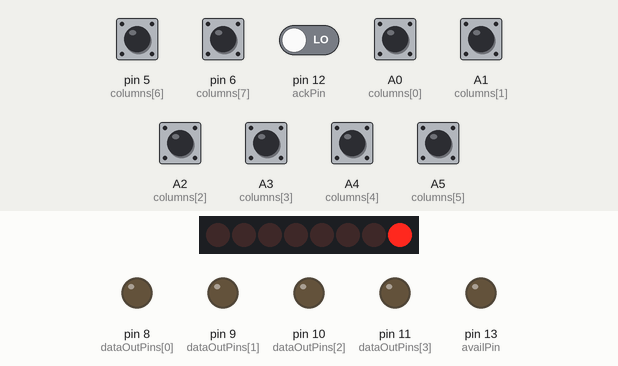
Recording of a sketch running on a simulated Arduino Uno, built with avr-gcc and run on an emulated ATmega328P. Shown: 8 shift-register outputs drawn as a row of LEDs (first output left, lit = HIGH), output pins drawn as LEDs (lit = HIGH). Wiring (inferred from the names in the program): shift register (74HC595): data pin 2; shift clock pin 4; latch pin 3. Wiring (inferred from the signals the program sends): row of LEDs: on Q0, Q1, Q2, Q3, Q4, Q5, Q6, Q7. The test bench sets the inputs (shaded band); at power-on: A0 (columns[0]), A1 (columns[1]), A2 (columns[2]), A3 (columns[3]), A4 (columns[4]), A5 (columns[5]), pin 5 (columns[6]), pin 6 (columns[7]) HIGH, pin 12 (ackPin) LOW. Pins used as bus, display or sensor lines are not drawn; what the sketch prints to the serial monitor is not drawn.

Above: at 1.2 s.
1.3 s: pin 5 (columns[6]) pulled LOW for 0.15 s
At 2.1 s:
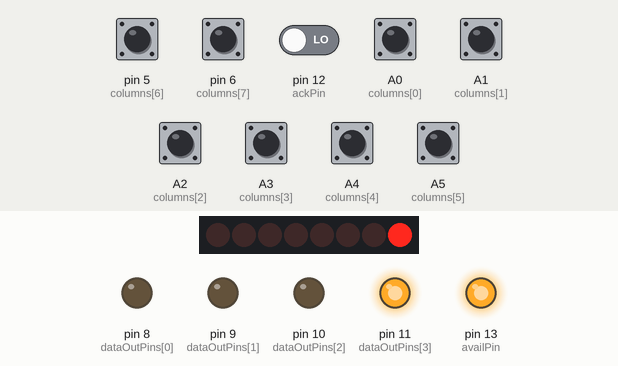
2.9 s: pin 12 (ackPin) driven HIGH
At 4.1 s:
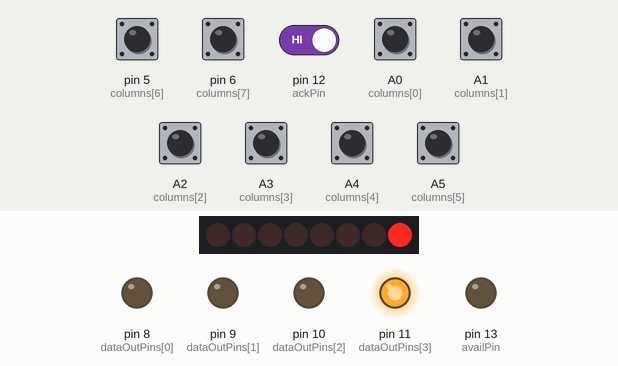
4.4 s: pin 12 (ackPin) driven LOW
At 5.3 s:
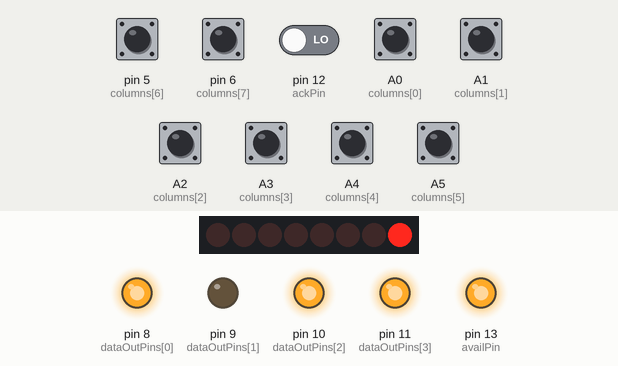
5.9 s: pin 12 (ackPin) driven HIGH
At 6.4 s:
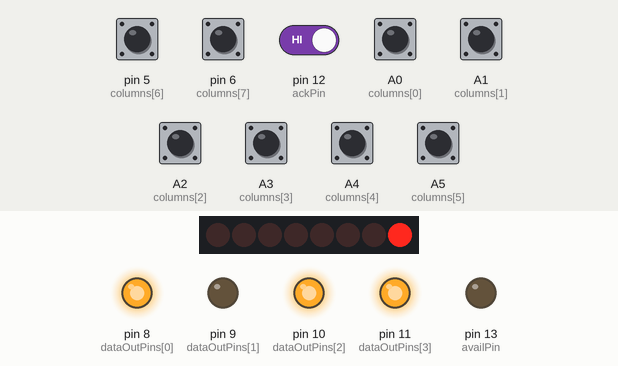
7.4 s: pin 12 (ackPin) driven LOW
At 8.8 s:
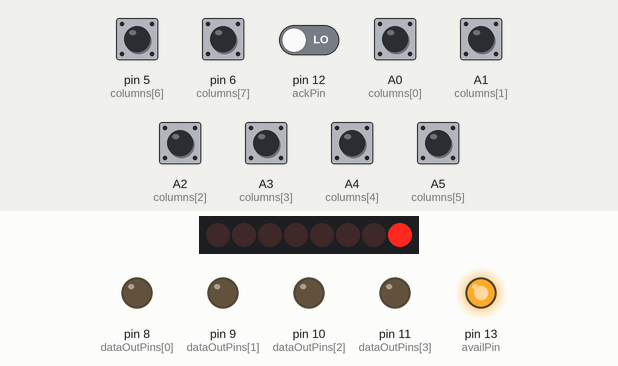
Timing chart, 0 to 10.4 s (numbered marks = the images above; inputs shaded):
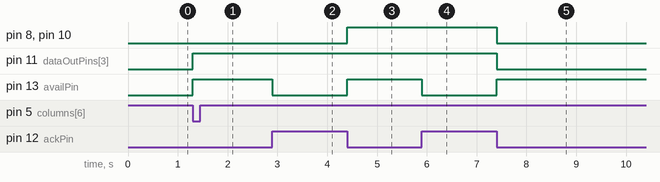

The sketch:

keyboard_matrix.ino
```cpp
/*    Sketch for Prototyping Keyboard V1.2
      by Cameron Coward 1/30/21

      Tested on Arduino Uno. Requires custom PCB
      and a 74HC595 shift register.

      More info: https://www.hackster.io/cameroncoward/64-key-prototyping-keyboard-matrix-for-arduino-4c9531
*/
#define USE_TIMER_1     true
#include "TimerInterrupt.h"

const int rowData = 2;  // shift register Data pin for rows
const int rowLatch = 3; // shift register Latch pin for rows
const int rowClock = 4; // shift register Clock pin for rows

const int columns[] = { A0, A1, A2, A3, A4, A5, 5, 6 };

const int enter_key   = 10;
const int arrow_r_key = 28;
const int arrow_l_key = 29;
const int arrow_u_key = 30;
const int arrow_d_key = 31;
const int f1_key      = 0;
const int f2_key      = 0;
const int shift_l_key = 0;
const int shift_r_key = 0;
const int tab_key     = 9;
const int capsKey     = 1;
const int esc_key     = 27;
const int ctrl_key    = 0;
const int unused_key  = 0;
const int space_key   = ' ';
const int bsp_key     = 8;
const int del_key     = 127;
const int scroll_u    = 20;
const int scroll_d    = 21;
const int scroll_l    = 22;
const int scroll_r    = 23;
const int clear_scr   = 12;

// shiftRow is the required shift register byte for each row, rowState will contain pressed keys for each row
const byte shiftRow[] = {
  B11111110,
  B11111101,
  B11111011,
  B11110111,
  B11101111,
  B11011111,
  B10111111,
  B01111111
};
byte rowState[8] = { B00000000 };
byte prevRowState[8] = { B00000000 };

const char keys[] = {
  '1', 'v', '5', ',', '9', '`',     arrow_r_key, f2_key,
  'q', 'f', 't', 'k', 'o', ']',     arrow_d_key, f1_key,
  'a', 'r', 'g', 'i', 'l', '\\',    arrow_u_key, ctrl_key,
  'z', '4', 'b', '8', '.', bsp_key, arrow_l_key, shift_r_key,
  '3', 'x', '7', 'n', '-', '/',     space_key,   shift_l_key,
  'e', 's', 'u', 'h', '=', ';',     tab_key,     capsKey,
  'd', 'w', 'j', 'y', '[', 'p',     unused_key,  enter_key,
  'c', '2', 'm', '6', '\'', '0',    esc_key,     unused_key
};

// ASCII codes for keys with shift pressed AND caps is active
const char capsShiftKeys[] = {
  '!', 'v', '%', '<', '(', '~',     arrow_r_key, f2_key,
  'q', 'f', 't', 'k', 'o', '}',     arrow_d_key, f1_key,
  'a', 'r', 'g', 'i', 'l', '|',     arrow_u_key, ctrl_key,
  'z', '$', 'b', '*', '>', del_key, arrow_l_key, shift_r_key,
  '#', 'x', '&', 'n', '_', '?',     space_key,   shift_l_key,
  'e', 's', 'u', 'h', '+', ':',     tab_key,     capsKey,
  'd', 'w', 'j', 'y', '{', 'p',     unused_key,  enter_key,
  'c', '@', 'm', '^', '"', ')',     esc_key,     unused_key
};

// ASCII codes for keys with shift pressed.
const char shiftKeys[] = {
  '!', 'V', '%', '<', '(', '~',     scroll_r,    f2_key,
  'Q', 'F', 'T', 'K', 'O', '}',     scroll_d,    f1_key,
  'A', 'R', 'G', 'I', 'L', '|',     scroll_u,    ctrl_key,
  'Z', '$', 'B', '*', '>', del_key, scroll_l,    shift_r_key,
  '#', 'X', '&', 'N', '_', '?',     space_key,   shift_l_key,
  'E', 'S', 'U', 'H', '+', ':',     tab_key,     capsKey,
  'D', 'W', 'J', 'Y', '{', 'P',     unused_key,  enter_key,
  'C', '@', 'M', '^', '"', ')',     clear_scr,   unused_key
};

// ASCII codes for keys with caps is active
const char capsKeys[] = {
  '1', 'V', '5', ',', '9', '`',     arrow_r_key, f2_key,
  'Q', 'F', 'T', 'K', 'O', ']',     arrow_d_key, f1_key,
  'A', 'R', 'G', 'I', 'L', '\\',    arrow_u_key, ctrl_key,
  'Z', '4', 'B', '8', '.', bsp_key, arrow_l_key, shift_r_key,
  '3', 'X', '7', 'N', '-', '/',     space_key,   shift_l_key,
  'E', 'S', 'U', 'H', '=', ';',     tab_key,     capsKey,
  'D', 'W', 'J', 'Y', '[', 'P',     unused_key,  enter_key,
  'C', '2', 'M', '6', '\'', '0',    esc_key,     unused_key
};

bool caps = false;
bool shift = false;
bool capsShift = false;
bool ctrl = false;
bool f1 = false;
bool f2 = false;

char buffer[128] = { 0 };
int readPtr = 0;
int writePtr  = 0;

// pins for the side that communicates to the 6502
const int dataOutPins[4] = { 8, 9, 10, 11 };
const int ackPin = 12;
const int availPin = 13;

void setup() {
  Serial.begin(9600);

  // setup all column pin as inputs with internal pullup resistors
  for (int i = 0; i < 8; i++) {
    pinMode(columns[i], INPUT_PULLUP);
  }

  // the outputs needed to control the 74HC595 shift register
  pinMode(rowLatch, OUTPUT);
  pinMode(rowClock, OUTPUT);
  pinMode(rowData, OUTPUT);

  // make sure shift register starts at all HIGH
  updateShiftRegister(B11111111);

  for (int i = 0; i < 4; i++) {
    pinMode(dataOutPins[i], OUTPUT);
  }
  pinMode(availPin, OUTPUT);
  digitalWrite(availPin, 0);
  pinMode(ackPin, INPUT);                  // with hardware pulldown

  ITimer1.init();
  ITimer1.attachInterruptInterval(5, readKeyboard);
}

void loop() {
  if (readPtr != writePtr) {
    char nextChar = buffer[readPtr];
    // the high nibble of the next character
    digitalWrite(dataOutPins[0], bitRead(nextChar, 7));
    digitalWrite(dataOutPins[1], bitRead(nextChar, 6));
    digitalWrite(dataOutPins[2], bitRead(nextChar, 5));
    digitalWrite(dataOutPins[3], bitRead(nextChar, 4));

    // signal that the data is now valid
    digitalWrite(availPin, 1);

    // wait for ack to go high
    while (digitalRead(ackPin) == 0);

    // set avail to low to signal that the data should no longer be read
    digitalWrite(availPin, 0);

    // wait for ack to go low
    while (digitalRead(ackPin) == 1);

    // set the low nibble on the data lines
    digitalWrite(dataOutPins[0], bitRead(nextChar, 3));
    digitalWrite(dataOutPins[1], bitRead(nextChar, 2));
    digitalWrite(dataOutPins[2], bitRead(nextChar, 1));
    digitalWrite(dataOutPins[3], bitRead(nextChar, 0));

    // signal that the data is now valid again, this time for the low nibble
    digitalWrite(availPin, 1);

    // wait for ack to go high
    while (digitalRead(ackPin) == 0);

    // set avail to low to signal that the data should no longer be read
    digitalWrite(availPin, 0);

    // wait for ack to go low
    while (digitalRead(ackPin) == 1);


    char flags = buffer[readPtr + 1];
    // the high nibble of the next character
    digitalWrite(dataOutPins[0], bitRead(flags, 3));
    digitalWrite(dataOutPins[1], bitRead(flags, 2));
    digitalWrite(dataOutPins[2], bitRead(flags, 1));
    digitalWrite(dataOutPins[3], bitRead(flags, 0));

    // signal that the data is now valid
    digitalWrite(availPin, 1);

    // wait for ack to go high
    while (digitalRead(ackPin) == 0);

    // set avail to low to signal that the data should no longer be read
    digitalWrite(availPin, 0);

    // wait for ack to go low
    while (digitalRead(ackPin) == 1);

    if (readPtr == 126) {
      readPtr = 0;
    } else {
      readPtr = readPtr + 2;
    }
  }
}

void readKeyboard() {
  scanKeyboard();
  handleKeys();
}

void updateShiftRegister(byte row) {
  digitalWrite(rowLatch, LOW); // set latch to low so we can write an entire byte at once
  shiftOut(rowData, rowClock, MSBFIRST, row);  // write that byte
  digitalWrite(rowLatch, HIGH); // set latch back to high so it shift register will remain stable until next change
}

void scanKeyboard() {
  for (int row = 0; row < 8; row++) {
    updateShiftRegister(shiftRow[row]);

    for (int column = 0; column < 8; column++) {
      bitWrite(rowState[row], column, !digitalRead(columns[column]));
    }
  }
}

void handleKeys() {
  shift     = bitRead(rowState[3], 7) | bitRead(rowState[4], 7);
  ctrl      = bitRead(rowState[2], 7);
  f1        = bitRead(rowState[1], 7);
  f2        = bitRead(rowState[0], 7);
  capsShift = shift && caps;

  for (int row = 7; row >= 0; row--) {
    for (int column = 7; column >= 0; column--) {

      bool newBit = bitRead(rowState[row], column);
      bool prevBit = bitRead(prevRowState[row], column);

      if (newBit == 1 && prevBit == 0) {
        int charIndex = (row * 8) + column;
        int character;

        if (capsShift) {
          character = capsShiftKeys[charIndex];
        } else if (caps) {
          character = capsKeys[charIndex];
        } else if (shift) {
          character = shiftKeys[charIndex];
        } else {
          character = keys[charIndex];
        }

        if (character == capsKey) {
          caps = !caps;
        } else if (character > 0) {
          processChar(character);
        }
      }
      bitWrite(prevRowState[row], column, newBit);
    }
  }
}

void processChar(char receivedKey) {
  Serial.print(receivedKey);

  char flags = 0;
  bitWrite(flags, 0, ctrl);
  bitWrite(flags, 1, f1);
  bitWrite(flags, 2, f2);
  bitWrite(flags, 3, shift);


  buffer[writePtr] = receivedKey;
  buffer[writePtr + 1] = flags;

  if (writePtr == 126) {
    writePtr = 0;
  } else {
    writePtr = writePtr + 2;
  }
}
```

Measured:
- after the input at 1.3 s, pin 11 (dataOutPins[3]), pin 13 (availPin): LOW → HIGH at once
- after the input at 2.9 s, pin 13 (availPin): HIGH → LOW at once
- after the input at 4.4 s, pin 8 (dataOutPins[0]), pin 10 (dataOutPins[2]), pin 13 (availPin): LOW → HIGH at once
- after the input at 5.9 s, pin 13 (availPin): HIGH → LOW at once
- after the input at 7.4 s, pin 8 (dataOutPins[0]), pin 10 (dataOutPins[2]), pin 11 (dataOutPins[3]): HIGH → LOW at once; pin 13 (availPin): LOW → HIGH at once
